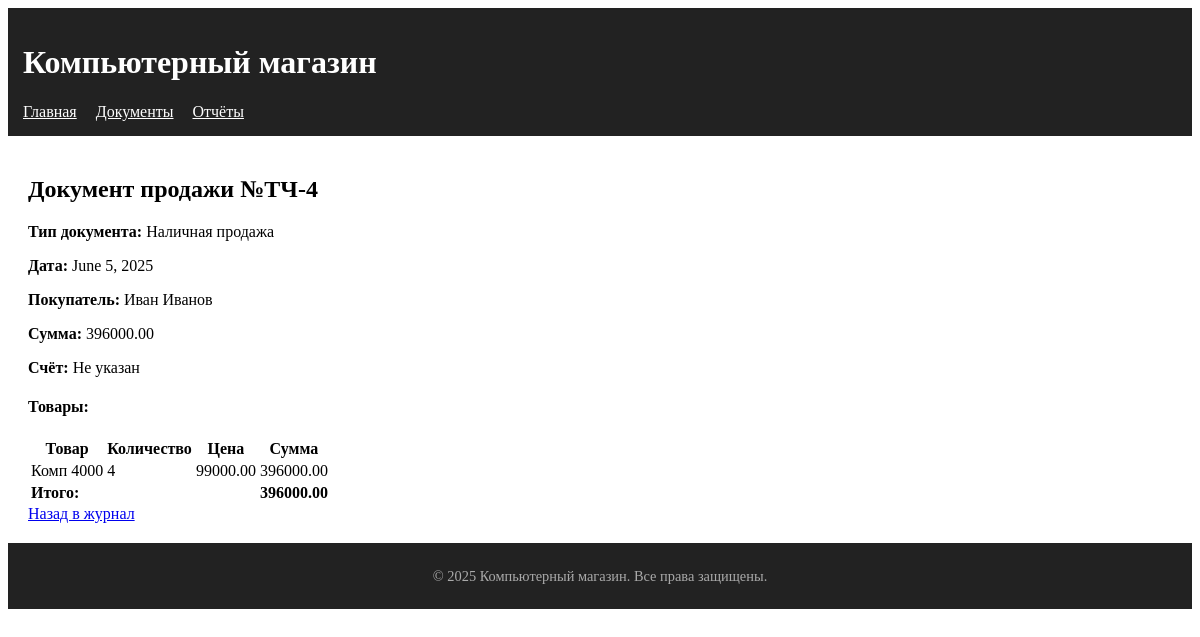
The app's page /sale_documents/25/ with its own data.
### store/models.py (models this page shows, shortened)
class SaleDocument(models.Model):
    DOC_TYPES = (
        ('cashless', 'Безналичная продажа'),
        ('cash', 'Наличная продажа'),
        ('return', 'Возврат товара'),
    )
    type = models.CharField(
        max_length=10,
        choices=DOC_TYPES,
        verbose_name="Тип"
    )
    number = models.CharField(
        max_length=20,
        unique=True,
        verbose_name="Номер",
    )
    date = models.DateField(
        default=timezone.now,
        verbose_name="Дата"
    )
    total = models.DecimalField(
        max_digits=12,
        decimal_places=2,
        default=0,
        verbose_name="Сумма"
    )
    created_at = models.DateTimeField(
        auto_now_add=True,
        verbose_name="Дата создания"
    )
    invoice = models.ForeignKey(
        Invoice,
        on_delete=models.PROTECT,
        null=True,
        blank=True,
        verbose_name="Счет",
        related_name='sale_documents'
    )
    cash_register = models.CharField(
        max_length=50,
        blank=True,
        verbose_name="Номер кассы/отдела"
    )
    original_sale = models.ForeignKey(
        'self',
        on_delete=models.CASCADE,
        null=True,
        blank=True,
        verbose_name="Оригинальная продажа",
        related_name='returns'
    )
    reason = models.TextField(
        blank=True,
        verbose_name="Причина возврата"
    )
    customer = models.ForeignKey(
        Customer,
        on_delete=models.PROTECT,
        verbose_name="Покупатель"
    )
    class Meta:
        verbose_name = "Документ продажи"
        verbose_name_plural = "Документы продаж"
        ordering = ['-date', '-id']
        indexes = [
            models.Index(fields=['type', 'date']),
            models.Index(fields=['customer']),
        ]
    invoice = models.OneToOneField(
        Invoice,
        on_delete=models.SET_NULL,
        null=True, blank=True,
        related_name='sale_document'
    )

class Customer(models.Model):
    name = models.CharField(max_length=255, verbose_name="Наименование")
    is_company = models.BooleanField(default=False, verbose_name="Юр.лицо")
    contact = models.CharField(max_length=255, verbose_name="Контакты", blank=True)
    created_at = models.DateTimeField(auto_now_add=True, verbose_name="Дата создания")
    class Meta:
        verbose_name = "Покупатель"
        verbose_name_plural = "Покупатели"
        indexes = [
            models.Index(fields=['name']),
            models.Index(fields=['is_company']),
        ]

class DocumentItem(models.Model):
    document = models.ForeignKey(
        SaleDocument,
        on_delete=models.CASCADE,
        related_name='items',
        verbose_name="Документ"
    )
    product = models.ForeignKey(
        Product,
        on_delete=models.PROTECT,
        verbose_name="Товар"
    )
    quantity = models.IntegerField(
        validators=[MinValueValidator(1)],
        verbose_name="Количество"
    )
    price = models.DecimalField(
        max_digits=10,
        decimal_places=2,
        verbose_name="Цена"
    )
    created_at = models.DateTimeField(
        auto_now_add=True,
        verbose_name="Дата создания"
    )
    class Meta:
        verbose_name = "Позиция документа"
        verbose_name_plural = "Позиции документов"
        constraints = [
            models.UniqueConstraint(
                fields=['document', 'product'],
                name='unique_product_per_document'
            )
        ]
    @property
    def total(self):
        return self.price * self.quantity

class Product(models.Model):
    name = models.CharField(max_length=255, verbose_name="Наименование")
    price = models.DecimalField(max_digits=10, decimal_places=2, verbose_name="Цена")
    quantity = models.IntegerField(
        validators=[MinValueValidator(0)],
        verbose_name="Остаток",
        default=0
    )
    created_at = models.DateTimeField(auto_now_add=True, verbose_name="Дата создания")
    updated_at = models.DateTimeField(auto_now=True, verbose_name="Дата обновления")
    class Meta:
        verbose_name = "Товар"
        verbose_name_plural = "Товары"
        ordering = ['name']

### store/views.py (the view)
# urls.py: path('sale_documents/<int:pk>/', views.SaleDocumentDetailView.as_view(), name='detail'),
class SaleDocumentDetailView(DetailView):
    model = SaleDocument
    template_name = 'store/documents/detail.html'
    context_object_name = 'document'
    def get_context_data(self, **kwargs):
        context = super().get_context_data(**kwargs)
        context['items'] = self.object.items.all()
        return context

### store/templates/store/documents/detail.html
{% extends 'store/base.html' %}
{% block content %}
<h2>Документ продажи №{{ document.number }}</h2>
<div class="card mb-4">
  <div class="card-body">
    <div class="row">
      <div class="col-md-6">
        <p><strong>Тип документа:</strong> {{ document.get_type_display }}</p>
        <p><strong>Дата:</strong> {{ document.date }}</p>
        <p><strong>Покупатель:</strong> {{ document.customer.name }}</p>
      </div>
      <div class="col-md-6">
        <p><strong>Сумма:</strong> {{ document.total }}</p>
        <p><strong>Счёт:</strong>
          {% if document.invoice %}
            №{{ document.invoice.number }} ({{ document.invoice.total }})
          {% else %}
            Не указан
          {% endif %}
        </p>
      </div>
    </div>
  </div>
</div>
<h4>Товары:</h4>
<table class="table table-bordered">
  <thead>
    <tr>
      <th>Товар</th>
      <th>Количество</th>
      <th>Цена</th>
      <th>Сумма</th>
    </tr>
  </thead>
  <tbody>
    {% for item in items %}
    <tr>
      <td>{{ item.product.name }}</td>
      <td>{{ item.quantity }}</td>
      <td>{{ item.price }}</td>
      <td>{{ item.total }}</td>
    </tr>
    {% endfor %}
    <tr>
      <td colspan="3" class="text-right"><strong>Итого:</strong></td>
      <td><strong>{{ document.total }}</strong></td>
    </tr>
  </tbody>
</table>
<a href="{% url 'document_list' %}" class="btn btn-secondary">Назад в журнал</a>
{% endblock %}

### records on screen
SaleDocument: number "ТЧ-4", type "Наличная продажа", date "June 5, 2025", customer.name "Иван Иванов", total "396000.00"
DocumentItem: product.name "Комп 4000", quantity "4", price "99000.00", total "396000.00"
